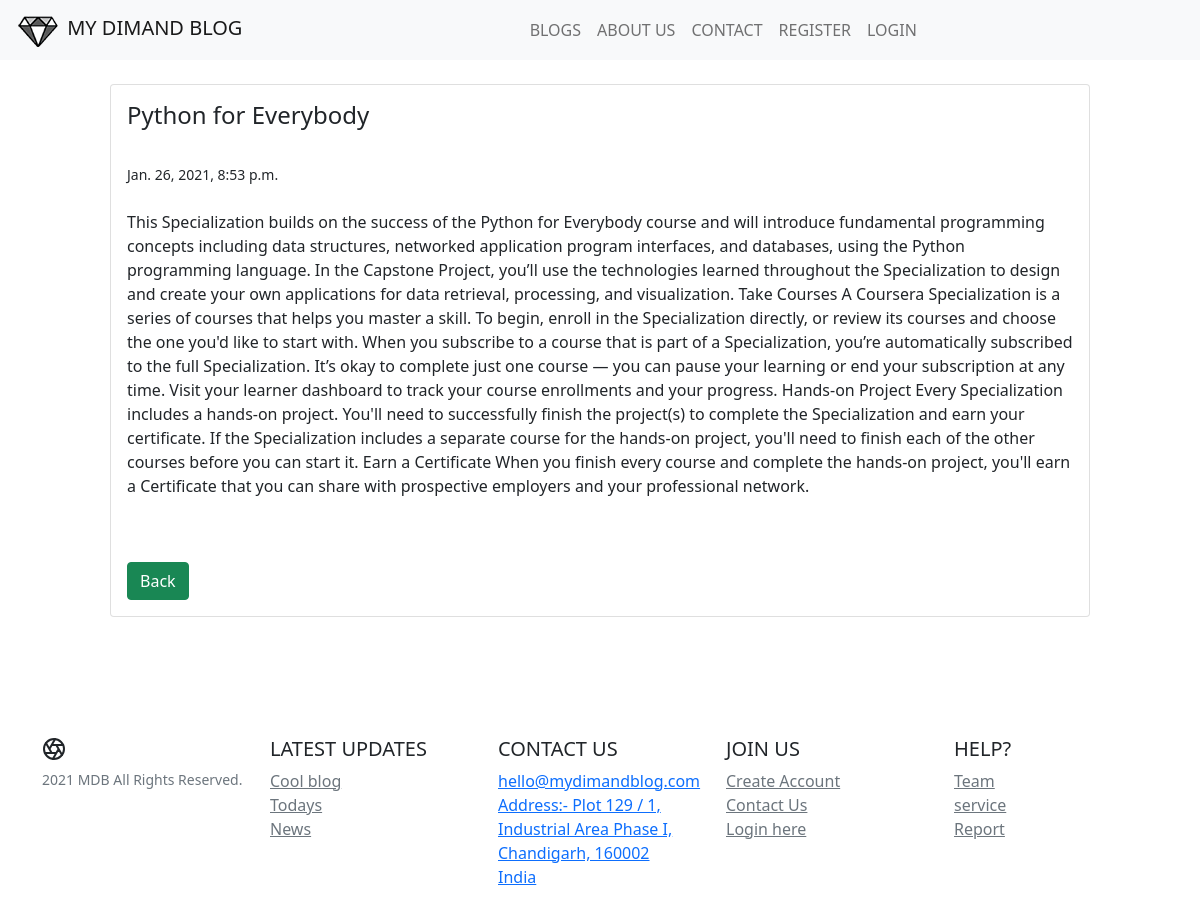
The page /blog/blog_details/5 on the database its author committed.
### blog/models.py (models this page shows, shortened)
class Blog(models.Model):
    title = models.CharField(max_length = 120)
    author = models.ForeignKey(Author,on_delete=models.CASCADE)
    desc = models.TextField()
    date = models.DateTimeField(default=datetime.now(), blank=True)

### blog/views.py (the view)
# urls.py: path('blog_details/<int:id>',views.blog_details,name='blog_details'),
def blog_details(request,id):
    blog = Blog.objects.get(id=id)
    context = {'blog':blog}
    return render(request,'blog/blog_details.html',context)

### templates/blog/blog_details.html (shortened to what this page needs)
{% extends 'base.html' %}
{% block body %}
<div class="container-fluid">
    <div class="col-10 mx-auto mt-4">
        <div class="card">
            <div class="card-body">
                <h4 class="card-title">{{blog.title}}</h4>
                <br>
                <small>{{blog.date}}</small>
                <br>
                <br>
                <p class="card-text"> {{blog.desc}}</p>
                <br>
                <br>
                <a type="submit" href="{% url 'blog' %}" class="btn btn-success"> Back</a>
            </div>
    </div>
</div>
<br>
<br>
<br>
{% endblock %}

### rows shown on the page
Blog: title "Python for Everybody", date "Jan. 26, 2021, 8:53 p.m.", desc "This Specialization builds on the success of the Python for Everybody course and will introduce fundamental programming concepts including data structures, networked application program interfaces, and databases, using the Python programming language. In the Capstone Project, you’ll use the technologies learned throughout the Specialization to design and create your own applications for data retrieval, processing, and visualization. Take Courses A Coursera Specialization is a series of courses that helps you master a skill. To begin, enroll in the Specialization directly, or review its courses and choose the one you'd like to start with. When you subscribe to a course that is part of a…"
